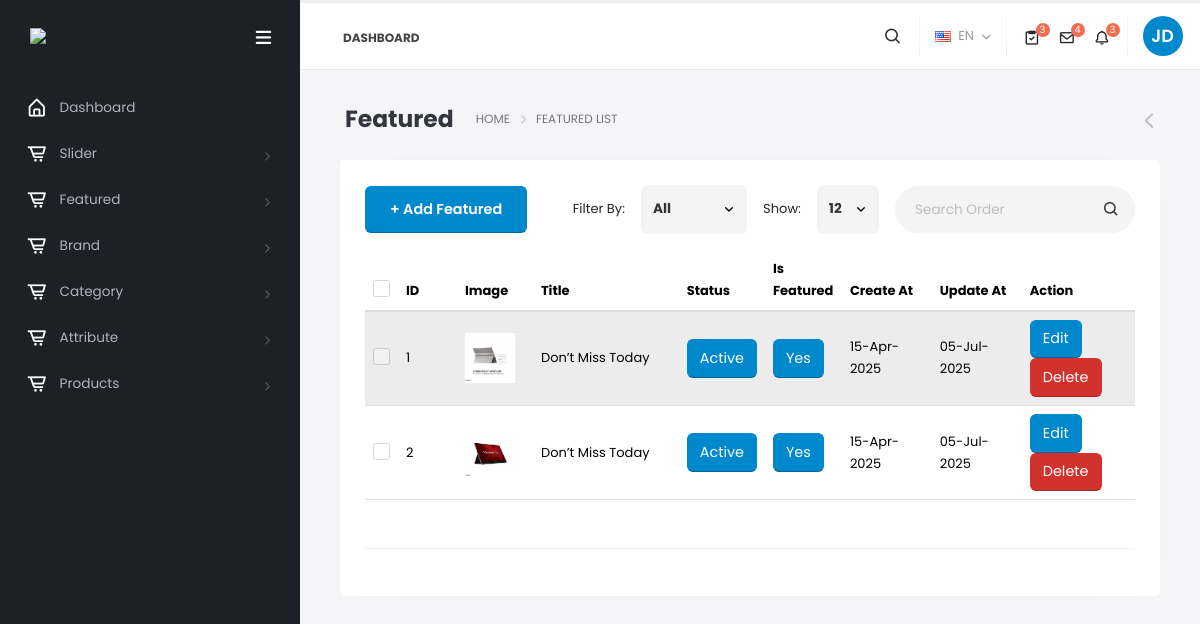
The page /admin/featureIndex.php (signed in) on the database its author committed.
### tables this page shows
CREATE TABLE IF NOT EXISTS `featured` (
  `id` int NOT NULL AUTO_INCREMENT,
  `title` varchar(255) NOT NULL,
  `content` text,
  `button_title` varchar(255) DEFAULT NULL,
  `button_url` varchar(2083) DEFAULT NULL,
  `image` varchar(255) DEFAULT NULL,
  `is_active` tinyint(1) DEFAULT '1',
  `is_featured` tinyint(1) DEFAULT '0',
  `created_at` timestamp NOT NULL DEFAULT CURRENT_TIMESTAMP,
  `updated_at` timestamp NOT NULL DEFAULT CURRENT_TIMESTAMP ON UPDATE CURRENT_TIMESTAMP,
  PRIMARY KEY (`id`)
);

### admin/config/db.php (called while the page is built, shortened)
<?php
class Db
{
    protected $dbName = 'ecoomercex';
    protected $dbHost = 'localhost';
    protected $dbUser = 'root';
    protected $dbPass = '';
    public function __construct()
    {
        $Dsn = "mysql:host=" . $this->dbHost . ';dbname=' . $this->dbName;
        try {
            $this->dbHandler = new PDO($Dsn, $this->dbUser, $this->dbPass);
        } catch (Exception $e) {
            $msg = $e->getMessage();
            echo '<script> alert("Could not Establish A Database Connection. Due to the following reason: ' . $msg . '"); </script>';
        }
    }
}

### admin/featureIndex.php (the view, shortened to what this page needs)
<?php
include_once('./partials/meta.php');
include_once('./config/db.php');
$db = new Db();
if ($_SESSION['data']['email'] != null && $_SESSION['data']['login'] == true) {
    $sql = "SELECT * FROM `featured`";
    $stmt = $db->dbHandler->prepare($sql);
    $stmt->execute();
    $data = $stmt->fetchAll(PDO::FETCH_ASSOC);
?>
    <section class="body">
        <?php
        include_once('./partials/header.php');
        ?>
        <div class="inner-wrapper">
            <?php
            include_once('./partials/sidebar.php');
            ?>
            <section role="main" class="content-body content-body-modern">
                <header class="page-header page-header-left-inline-breadcrumb">
                    <h2 class="font-weight-bold text-6">Featured</h2>
                    <div class="right-wrapper">
                        <ol class="breadcrumbs">
                            <li><span>Home</span></li>
                            <li><span>Featured List</span></li>
                        </ol>
                        <a class="sidebar-right-toggle" data-open="sidebar-right"><i class="fas fa-chevron-left"></i></a>
                    </div>
                </header>
                <div class="row">
                    <div class="col">
                        <div class="card card-modern">
                            <div class="card-body">
                                <div class="datatables-header-footer-wrapper">
                                    <div class="datatable-header">
                                        <div class="row align-items-center mb-3">
                                            <div class="col-12 col-lg-auto mb-3 mb-lg-0">
                                                <a href="/ecoomercex/admin/featureCreate.php" class="btn btn-primary btn-md font-weight-semibold btn-py-2 px-4">+ Add Featured</a>
                                            </div>
                                            <div class="col-8 col-lg-auto ms-auto ml-auto mb-3 mb-lg-0">
                                                <div class="d-flex align-items-lg-center flex-column flex-lg-row">
                                                    <label class="ws-nowrap me-3 mb-0">Filter By:</label>
                                                    <select class="form-control select-style-1 filter-by" name="filter-by">
                                                        <option value="all" selected>All</option>
                                                    </select>
                                                </div>
                                            </div>
                                            <div class="col-4 col-lg-auto ps-lg-1 mb-3 mb-lg-0">
                                                <div class="d-flex align-items-lg-center flex-column flex-lg-row">
                                                    <label class="ws-nowrap me-3 mb-0">Show:</label>
                                                    <select class="form-control select-style-1 results-per-page" name="results-per-page">
                                                        <option value="12" selected>12</option>
                                                    </select>
                                                </div>
                                            </div>
                                            <div class="col-12 col-lg-auto ps-lg-1">
                                                <div class="search search-style-1 search-style-1-lg mx-lg-auto">
                                                    <div class="input-group">
                                                        <input type="text" class="search-term form-control" name="search-term" id="search-term" placeholder="Search Order">
                                                        <button class="btn btn-default" type="submit"><i class="bx bx-search"></i></button>
                                                    </div>
                                                </div>
                                            </div>
                                        </div>
                                    </div>
                                    <table class="table table-ecommerce-simple table-striped mb-0" id="datatable-ecommerce-list" style="min-width: 750px;">
                                        <thead>
                                            <tr>
                                                <th width="3%"><input type="checkbox" name="select-all" class="select-all checkbox-style-1 p-relative top-2" value="" /></th>
                                                <th width="8%">ID</th>
                                                <th width="10%">Image</th>
                                                <th width="20%">Title</th>
                                                <th width="10%">Status</th>
                                                <th width="10%">Is Featured</th>
                                                <th width="12%">Create At</th>
                                                <th width="12%">Update At</th>
                                                <th width="15%">Action</th>
                                            </tr>
                                        </thead>
                                        <tbody>
                                            <?php
                                            foreach ($data as $item) {
                                            ?>
                                                <tr>
                                                    <td width="30"><input type="checkbox" name="checkboxRow1" class="checkbox-style-1 p-relative top-2" value="" /></td>
                                                    <td><?= $item['id'] ?></td>
                                                    <td><img src="../<?= $item['image'] ?>" alt="!" height="50"></td>
                                                    <td><?= $item['title'] ?></td>
                                                    <td><?php
                                                        if ($item['is_active'] == 1) {
                                                            echo "<button class='btn btn-primary'>Active</button>";
                                                        } else {
                                                            echo "<button class='btn btn-danger'>Deactive</button>";
                                                        }
                                                        ?></td>
                                                    <td><?php
                                                        if ($item['is_featured'] == 1) {
                                                            echo "<button class='btn btn-primary'>Yes</button>";
                                                        } else {
                                                            echo "<button class='btn btn-danger'>No</button>";
                                                        }
                                                        ?></td>
                                                    <td>
                                                        <?php
                                                        $createAt = strtotime($item['created_at']);
                                                        echo date("d-M-Y", $createAt);
                                                        ?>
                                                    </td>
                                                    <td>
                                                        <?php
                                                        $updated_at = strtotime($item['updated_at']);
                                                        echo date("d-M-Y", $updated_at);
                                                        ?>
                                                    </td>
                                                    <td>
                                                        <a href="./featureEdit.php?edit_id=<?= $item['id']; ?>" class="btn btn-primary">Edit</a>
                                                        <a href="./featureIndex.php?delete_id=<?= $item['id']; ?>" class="btn btn-danger" onclick="return checkDelete()">Delete</a>
                                                    </td>
                                                </tr>
                                            <?php
                                            }
                                            ?>
                                        </tbody>
                                    </table>
                                    <hr class="solid mt-5 opacity-4">
                                </div>
                            </div>
                        </div>
                    </div>
                </div>
            </section>
        </div>
    </section>
    <?php
    include_once('./partials/footer.php');
    ?>
<?php
} else {
    header('location: http://localhost/ecoomercex/admin/login.php');
}
?>

### admin/assets/css/layouts/modern.css (style rules this page uses)
html.modern html, html.modern body { background: #f5f5f8; }
html.modern body { font-family: "Poppins", sans-serif; }
html.modern.fixed .page-header { top: 69px; }

### admin/assets/css/skins/default.css (style rules this page uses)
.page-header h2 { border-bottom-color: #0088CC; }
html .btn-primary { background-color: #0088CC; border-color: #0088CC #0088CC #006699; color: #FFF; }

### rows shown on the page
featured: id "1", image (picture), title "Don’t Miss Today", is_active "Active", is_featured "Yes", created_at "15-Apr-2025", updated_at "05-Jul-2025"
featured: id "2", image (picture), title "Don’t Miss Today", is_active "Active", is_featured "Yes", created_at "15-Apr-2025", updated_at "05-Jul-2025"
